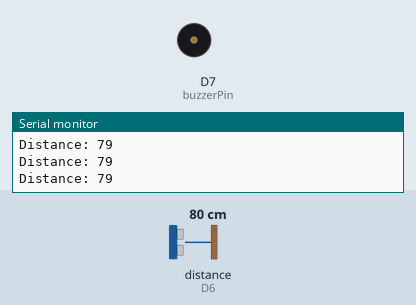
This sketch was run on a simulated ESP8266 (NodeMCU). On the bench: buzzer (waves = sounding, pin HIGH), the last lines printed to the serial monitor. Wiring (inferred from the names in the program): ultrasonic range finder: trigger D5; echo D6. The inputs (shaded band) are chosen by the test bench; at power-on: distance to the obstacle (sensor on D6) 80 cm. The echo pulse lasts 58.3 µs per cm; WiFi joins after 1.5 s; servers stay silent unless stated; pins used as bus, display or sensor lines are not drawn.

Above: at 3.0 s.
3.1 s: distance to the obstacle (sensor on D6) set to 24 cm
4.6 s: distance to the obstacle (sensor on D6) set to 19 cm
At 5.4 s:
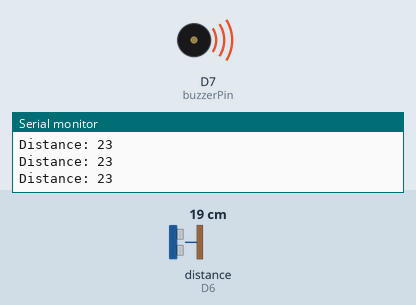
7.6 s: distance to the obstacle (sensor on D6) set to 120 cm
At 8.2 s:
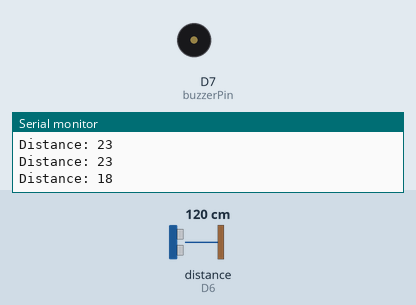
9.1 s: distance to the obstacle (sensor on D6) set to 2 cm
At 9.9 s:
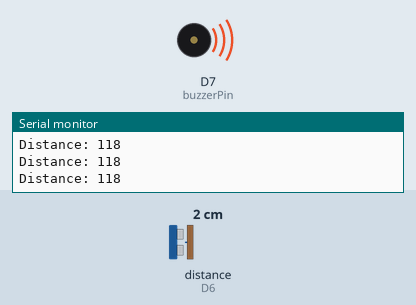
Timing chart, 0 to 13.1 s (numbered marks = the images above; inputs shaded):
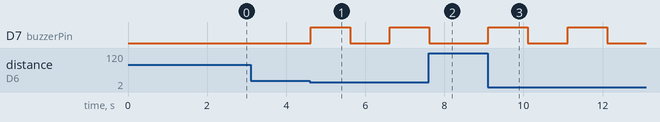

The sketch:

Code.ino
```cpp
// Email notification using NodeMCU (ESP8266) or ESP32 with Ultra-Sonic sensor and Blynk application.
// This code is created by Prince Kumar Kushwaha

#define BLYNK_PRINT Serial
#include <ESP8266WiFi.h>
#include <BlynkSimpleEsp8266.h>

//pins define
const int trigPin = D5;
const int echoPin = D6;
const int buzzerPin = D7;

long duration;
int distance;

char auth[] = "****************************";  //Enter the aoth code generated by Blynk App.

char ssid[] = "Wifi_name";      //Enter your SSID name
char pass[] = "wifi_password";  //Enter your SSID passwaord


void setup() {
  // put your setup code here, to run once:
  Serial.begin(9600);
  Blynk.begin(auth, ssid, pass);
  pinMode(trigPin, OUTPUT);
  pinMode(echoPin, INPUT);
  pinMode(buzzerPin, OUTPUT);
}

void buzzer() {
    digitalWrite(buzzerPin, HIGH);
    delay(1000);
    digitalWrite(buzzerPin, LOW);
    delay(1000);
}

void loop() {
  // put your main code here, to run repeatedly:
  Blynk.run();
  digitalWrite(trigPin, LOW);
  delayMicroseconds(10);
  digitalWrite(trigPin, HIGH);
  delayMicroseconds(10);
  digitalWrite(trigPin, LOW);
  duration = pulseIn(echoPin, HIGH);
  //distance in cm
  distance = duration * 0.0340 / 2;
  Blynk.virtualWrite(V5, distance);

  if (distance <= 20) {
    Blynk.email("prince61299@gmail.com", "ESP8266 Alert", "Distance <=10");
    Blynk.notify("ESP8266 alert -> distance <= 10");
    buzzer();
  }
  Serial.print("Distance: ");
  Serial.println(distance);
}
```

Measured:
- the behaviour switches between 22 and 21 cm on distance to the obstacle (sensor on D6) (found by bisection; images 0 and 1)
- after the input at 4.6 s, D7 (buzzerPin): LOW → HIGH at once, → LOW 1.0 s later, → HIGH 1.0 s later
- after the input at 7.6 s, D7 (buzzerPin): goes on until 7.6 s, then stays LOW
- after the input at 9.1 s, D7 (buzzerPin): alternates HIGH for 1.0 s and LOW for 1.0 s, starting at once
